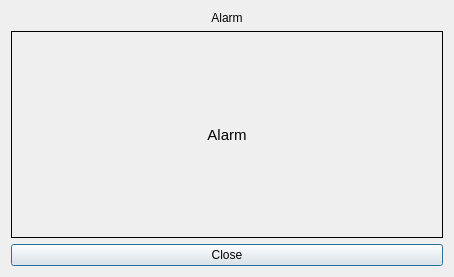
<?xml version="1.0" encoding="UTF-8"?>
<ui version="4.0">
 <class>NotifyDialog</class>
 <widget class="QDialog" name="NotifyDialog">
  <property name="geometry">
   <rect>
    <x>0</x>
    <y>0</y>
    <width>454</width>
    <height>277</height>
   </rect>
  </property>
  <property name="windowTitle">
   <string>Pycket - Notify</string>
  </property>
  <property name="locale">
   <locale language="English" country="UnitedStates"/>
  </property>
  <layout class="QGridLayout" name="gridLayout">
   <item row="0" column="0">
    <layout class="QVBoxLayout" name="verticalLayout_2">
     <property name="sizeConstraint">
      <enum>QLayout::SetMinAndMaxSize</enum>
     </property>
     <item>
      <widget class="QLabel" name="labelHeader">
       <property name="sizePolicy">
        <sizepolicy hsizetype="Preferred" vsizetype="Maximum">
         <horstretch>0</horstretch>
         <verstretch>0</verstretch>
        </sizepolicy>
       </property>
       <property name="text">
        <string>Alarm</string>
       </property>
       <property name="alignment">
        <set>Qt::AlignCenter</set>
       </property>
      </widget>
     </item>
     <item>
      <widget class="QLabel" name="labelBody">
       <property name="font">
        <font>
         <pointsize>11</pointsize>
        </font>
       </property>
       <property name="frameShape">
        <enum>QFrame::Box</enum>
       </property>
       <property name="text">
        <string>Alarm</string>
       </property>
       <property name="alignment">
        <set>Qt::AlignCenter</set>
       </property>
       <property name="wordWrap">
        <bool>true</bool>
       </property>
      </widget>
     </item>
     <item>
      <widget class="QPushButton" name="pushButtonClose">
       <property name="sizePolicy">
        <sizepolicy hsizetype="Expanding" vsizetype="Fixed">
         <horstretch>0</horstretch>
         <verstretch>0</verstretch>
        </sizepolicy>
       </property>
       <property name="text">
        <string>Close</string>
       </property>
       <property name="autoRepeat">
        <bool>true</bool>
       </property>
      </widget>
     </item>
    </layout>
   </item>
  </layout>
 </widget>
 <resources/>
 <connections/>
</ui>
